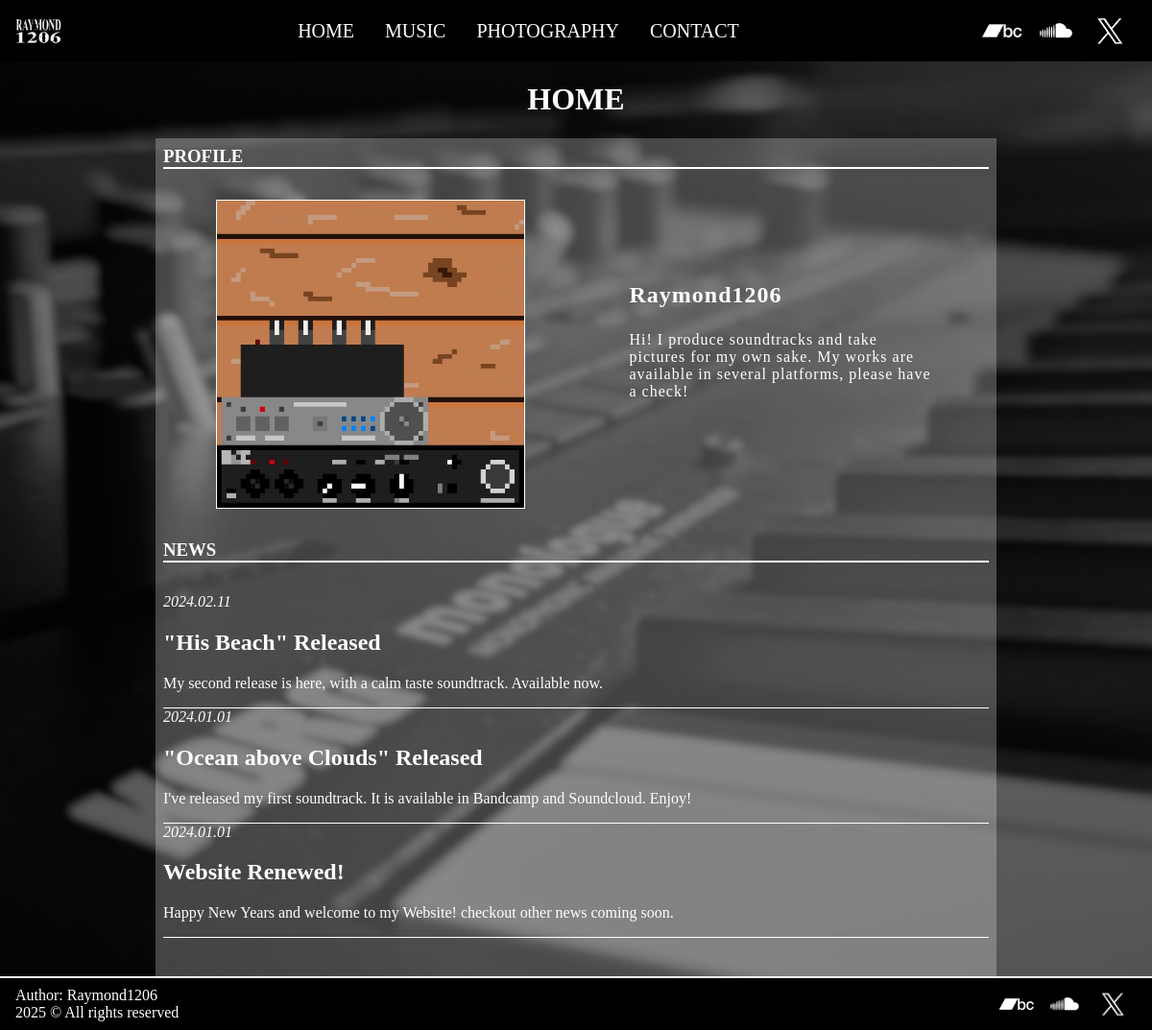
The page / on the database its author committed.
### tables this page shows
CREATE TABLE news (id INTEGER PRIMARY KEY AUTOINCREMENT UNIQUE NOT NULL, title TEXT NOT NULL, date TEXT NOT NULL, content TEXT NOT NULL);

### app/data/sns.php (called while the page is built)
<?php
function loadsns(){
    $SNS = [
        'Bandcamp' => [
            'Link' => 'https://raymond1206.bandcamp.com/',
            'Icon' => 'Bandcamp.png'
        ],
        'SoundCloud' => [
            'Link' => 'https://soundcloud.com/raymond1206/',
            'Icon' => 'SoundCloud.png'
        ],
        'X' => [
            'Link' => 'https://x.com/raymondf1206/',
            'Icon' => 'X.png'
        ],
    ];
    return $SNS;
}

### app/api/general/database_process.php (called while the page is built, shortened)
<?php require_once(__DIR__.'/path.php');
class DatabaseConnection{
	private static $pdo = null;
	public static function connect(){
		if(self::$pdo === null){
			try{
				self::$pdo = new PDO('sqlite:'.DATABASE_DIR);
				self::$pdo->setAttribute(PDO::ATTR_ERRMODE, PDO::ERRMODE_EXCEPTION);
				self::$pdo->setAttribute(PDO::ATTR_DEFAULT_FETCH_MODE, PDO::FETCH_ASSOC);
			}catch(PDOException $e){
				error_log('Could not connect to the database: '.$e->getMessage());
				throw new Exception('Database connection failed: '.$e->getMessage());
			}
		}
		return self::$pdo;
	}
}
class DatabaseStatement{
    public $statement;
    private $pdo;
    public function __construct(string $statement){
        $this->statement = $statement;
        $this->pdo = DatabaseConnection::connect();
    }
    public function Operation(array $parameters = []){
        try{
            $stmt = $this->pdo->prepare($this->statement);
            if(!$stmt->execute($parameters)){
                $this->handleQueryError($stmt);
            }
            if(stripos(trim($this->statement), 'SELECT') === 0){
                return $stmt->fetchAll();
            }elseif(
                stripos(trim($this->statement), 'INSERT') === 0 ||
                stripos(trim($this->statement), 'UPDATE') === 0 ||
                stripos(trim($this->statement), 'DELETE') === 0 ||
                stripos(trim($this->statement), 'BEGIN') === 0
            ){
                return $stmt->rowCount();
            }else{
                throw new Exception('Unsupported query type: '.$this->statement);
            }
        }catch(Exception $e){
            $this->handleQueryError($stmt, $e);
        }
    }
}

### app/api/load_content.php (called while the page is built, shortened)
<?php require_once(__DIR__.'/general/path.php');
require_once(CONFIG_DIR.'/database_process.php');
function load_news($limit = 0){
    if($limit === 0){
        $query = new DatabaseStatement('SELECT * FROM news ORDER BY id DESC');
        $result = $query->Operation([]);
    }elseif(is_int($limit)){
        $query = new DatabaseStatement('SELECT * FROM news ORDER BY id DESC LIMIT :num');
        $result = $query->Operation([':num' => $limit]);
    }
    return $result;
}

### index.php (the view, shortened to what this page needs)
<?php $title = ''; $file = 'HOME'; $root = './';
require_once(API_DIR.'/load_content.php');
include_once(TEMPLATES_DIR.'/header.php');
?>
<main>
    <h1><?=$file?></h1>
    <div id="content">
        <h3>PROFILE</h3>
        <hr>
        <div id="profile">
            <div id="profile-img" style="background-image: url(<?=IMAGES_URL?>/brand/Raymond1206_logo.jpg);"></div>
            <div id="profile-txt">
                <h2>Raymond1206</h2>
                <p>Hi! I produce soundtracks and take pictures for my own sake. My works are available in several platforms, please have a check!</p>
            </div>
        </div>
        <h3>NEWS</h3>
        <hr>
        <div id="news">
<?php $NEWS = load_news(10);
foreach($NEWS as $news){?>
            <section class="news-item">
                <time datetime="<?=$news['date']?>"><i><?=$news['date']?></i></time>
                <h2><?=$news['title']?></h2>
                <p><?=$news['content']?></p>
            </section>
            <hr>
<?php }?>
        </div>
    </div>
</main>
<?php
include_once(TEMPLATES_DIR.'/footer.php');

### app/templates/header.php (shortened to what this page needs)
<?php header('Content-Type: text/html; charset=utf-8; Content-Security-Policy: script-src "self" frame-src "self";');
require_once(DATA_DIR.'/sns.php');
$SNS = loadsns();
?>
<!DOCTYPE html>
<html lang="en">
<head>
    <link rel="stylesheet" href="<?=STYLE_URL?>/style.css" />
    <link rel="stylesheet" href="<?=STYLE_URL.'/lib/'.$file.'.css'?>" />
</head>
<body>
<header>
    <div id="desk">
        <a href="<?=HOME_URL?>/"><div class="logo"></div></a>
        <div class="navigation" id="desk-nav">
            <ul>
                <li><a href="<?=HOME_URL?>/">HOME</a></li>
                <li><a href="<?=HOME_URL?>/music/">MUSIC</a></li>
                <li><a href="<?=HOME_URL?>/photography/">PHOTOGRAPHY</a></li>
                <li><a href="<?=HOME_URL?>/contact/">CONTACT</a></li>
            </ul>
        </div>
        <div class="sns">
<?php ob_start();foreach($SNS as $account => $details){?>
            <a href="<?=$details['Link']?>" target="_blank" title="<?=$account?>"><div class="snslogo" style="background-image: url(<?=IMAGES_URL.'/share/'.$details['Icon']?>);"></div></a>
<?php }ob_end_flush();?>
        </div>
    </div>
</header>

### app/templates/footer.php (shortened to what this page needs)
<footer>
    <hr>
    <div id="footer-content">
        <div id="ftcred">
            <p>Author: Raymond1206<br><?=date("Y")?> &copy; All rights reserved<br>
            </p>
        </div>
        <div id="ftsns">
<?php ob_start();foreach($SNS as $account => $details){?>
            <a href="<?=$details['Link']?>" target="_blank" title="<?=$account?>"><div class="snslogo" style="background-image: url(<?=IMAGES_URL.'/share/'.$details['Icon']?>);"></div></a>
<?php }ob_end_flush();?>
        </div>
    </div>
</footer>
</body>
</html>

### app/assets/style/style.css (style rules this page uses)
body { margin: 0; padding: 0; font-family: 'Times New Roman', Times, serif; color: white; background-image: url(../images/bg_img/background_image_black_square.jpg); background-color: black; background-repeat: no-repeat; background-position: center; background-size: cover; background-attachment: fixed; }

### app/assets/style/header.css (style rules this page uses)
header { --bgColour: hsl(0, 0%, 0%); --textColour: hsl(0, 0%, 100%); --hoverColour: hsl(0, 0%, 75%); }

### rows shown on the page
news: date "2024.02.11", title "\"His Beach\" Released", content "My second release is here, with a calm taste soundtrack. Available now."
news: date "2024.01.01", title "\"Ocean above Clouds\" Released", content "I've released my first soundtrack. It is available in Bandcamp and Soundcloud. Enjoy!"
news: date "2024.01.01", title "Website Renewed!", content "Happy New Years and welcome to my Website! checkout other news coming soon."

### other values the page prints
$file "HOME"
